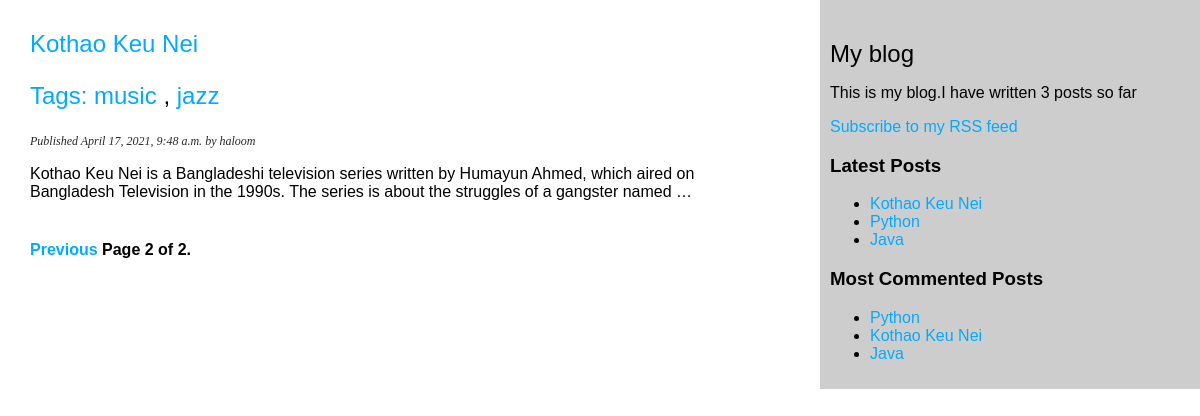
Screenshot of /blog/?page=2 with the database file from the repository.
### blog/models.py (models this page shows, shortened)
class Post(models.Model):
    STATUS_CHOICES=(
        ('draft','Draft'),
        ('published','Published'),
    )
    title = models.CharField(max_length=250)
    slug = models.SlugField(max_length=250,unique_for_date='publish')
    author= models.ForeignKey(User,on_delete=models.CASCADE,related_name='blog_posts')
    body = models.TextField()
    publish = models.DateTimeField(default=timezone.now)
    created = models.DateTimeField(auto_now_add=True)
    updated = models.DateTimeField(auto_now=True)
    status = models.CharField(max_length=10,choices=STATUS_CHOICES,default='draft')
    objects=models.Manager()
    published=PublishedManager()
    tags=TaggableManager()
    class Meta:
        ordering = ('-publish',)
    def get_absolute_url(self):
        return reverse("blog:post_detail", args=[self.publish.year,self.publish.month,self.publish.day,self.slug])

### blog/views.py (the view)
# urls.py: path('',post_list,name='post_list'),
def post_list(request,tag_slug=None):
    object_list=Post.published.all()
    tag=None
    if tag_slug:
        tag=get_object_or_404(Tag,slug=tag_slug)
        object_list=object_list.filter(tags__in=[tag])
    paginator=Paginator(object_list,2) #2 Posts in each page
    page = request.GET.get('page')
    try:
        posts=paginator.page(page)
    except PageNotAnInteger:
        posts=paginator.page(1)
    except EmptyPage:
        posts= paginator.page(paginator.num_pages)
    context={'page':page,'posts':posts,'tag':tag}
    return render(request,'blog/post/list.html',context)

### blog/models.py (called while the page is built)
    def get_queryset(self):
        return super(PublishedManager,self).get_queryset().filter(status='published')

### blog/templatetags/blog_tags.py (called while the page is built)
@register.simple_tag
def total_posts():
    return Post.published.count()

@register.inclusion_tag('blog/post/latest_posts.html')
def show_latest_posts(count=5):
    latest_posts=Post.published.order_by('publish')[:count]
    return {'latest_posts':latest_posts}

@register.simple_tag
def get_most_commented_posts(count=5):
    return Post.published.annotate(
        total_comments = Count('comments')
    ).order_by('-total_comments')[:count]

### blog/templates/blog/post/list.html (shortened to what this page needs)
{% extends "blog/base.html" %}
{% block content %}
{% for post in posts %}
<h2>
    <a href="{{post.get_absolute_url}}">
        {{post.title}}
        <p class="tags">Tags:
            {% for tag in post.tags.all %}
                <a href="{% url "blog:post_list_by_tag" tag.slug%}">
                    {{ tag.name }}
                </a>
                {% if not forloop.last %},{% endif %}
            {% endfor %}
        </p>
    </a>
</h2>
<p class="date">
    Published {{ post.publish }} by {{ post.author }}
</p>
{{ post.body|truncatewords:30|linebreaks }}
{% endfor %}
{% include "pagination.html" with page=posts %}
{% endblock content %}

### blog/templates/blog/base.html (shortened to what this page needs)
{% load blog_tags %}
{% load static %}
<!DOCTYPE html>
<html>
<head>
  <link href="{% static "css/blog.css" %}" rel="stylesheet">
</head>
<body>
  <div id="content">
    {% block content %}
    {% endblock content %}
  </div>
  <div id="sidebar">
    <h2>My blog</h2>
    <p>This is my blog.I have written {% total_posts %} posts so far </p>
    <p>
      <a href="{% url "blog:post_feed" %}">Subscribe to my RSS feed</a>
      </p>
    <h3>Latest Posts</h3>
    {%show_latest_posts 3%}
    <h3>Most Commented Posts</h3>
    {% get_most_commented_posts as most_commented_posts %}
    <ul>
      {% for post in most_commented_posts %}
      <li>
        <a href="{post.get_absolute_url}">{{post.title}}</a>
      </li>
      {% endfor %}
    </ul>
  </div>
</body>
</html>

### blog/templates/pagination.html (shortened to what this page needs)
<div class="pagination">
    <span class="step-links">
        {% if page.has_previous %}
        <a href="?page={{ page.previous_page_number }}">Previous</a>
        {% endif %}
        <span class="current">
            Page {{ page.number }} of {{ page.paginator.num_pages }}.
        </span>
    </span>
</div>

### blog/templates/blog/post/latest_posts.html
<ul>
    {% for post in latest_posts %}
    <li>
        <a href="{{post.get_absolute_url}}">{{post.title}}</a>
    </li>
    {% endfor %}
</ul>

### blog/static/css/blog.css (style rules this page uses)
body { margin:0; padding:0; font-family:helvetica, sans-serif; }
a { color:#00abff; text-decoration:none; }
h2 { font-weight:normal; margin:30px 0 0; }
#content { float:left; width:60%; padding:0 0 0 30px; }
#sidebar { float:right; width:30%; padding:10px; background:#cecdcd; height:100%; }
p.date { color:rgb(41, 41, 41); font-family: georgia, serif; font-size: 12px; font-style: italic; }
.pagination { margin:40px 0; font-weight:bold; }

### rows the page displays
Post: title "Kothao Keu Nei", publish "April 17, 2021, 9:48 a.m.", author "haloom", body "Kothao Keu Nei is a Bangladeshi television series written by Humayun Ahmed, which aired on Bangladesh Television in the 1990s. The series is about the struggles of a gangster named …"
Tag: name "music"
Tag: name "jazz"
Post: title "Python"
Post: title "Java"

### other values shown
{{ page.number }} "2"
{{ page.paginator.num_pages }} "2"
